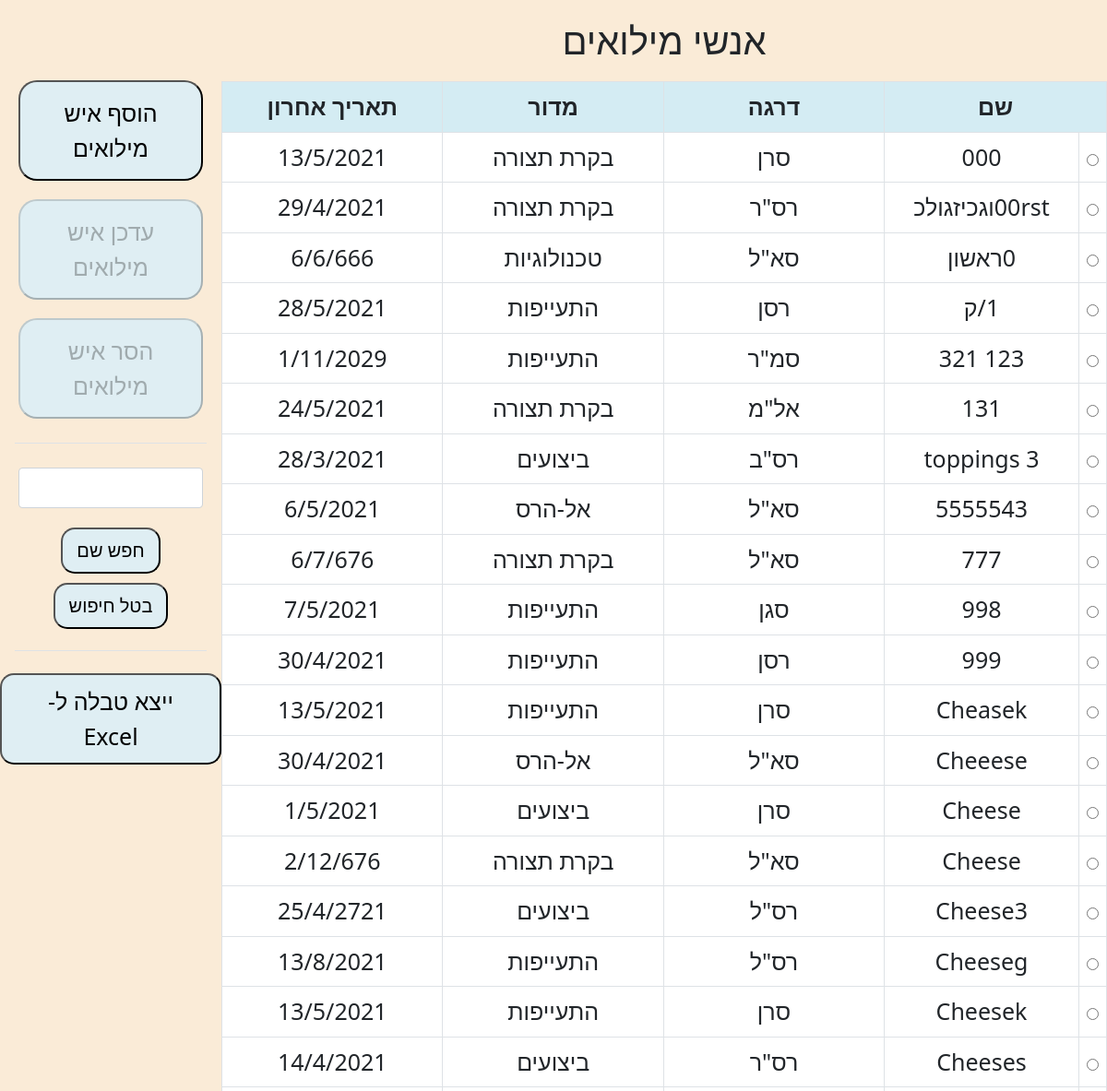
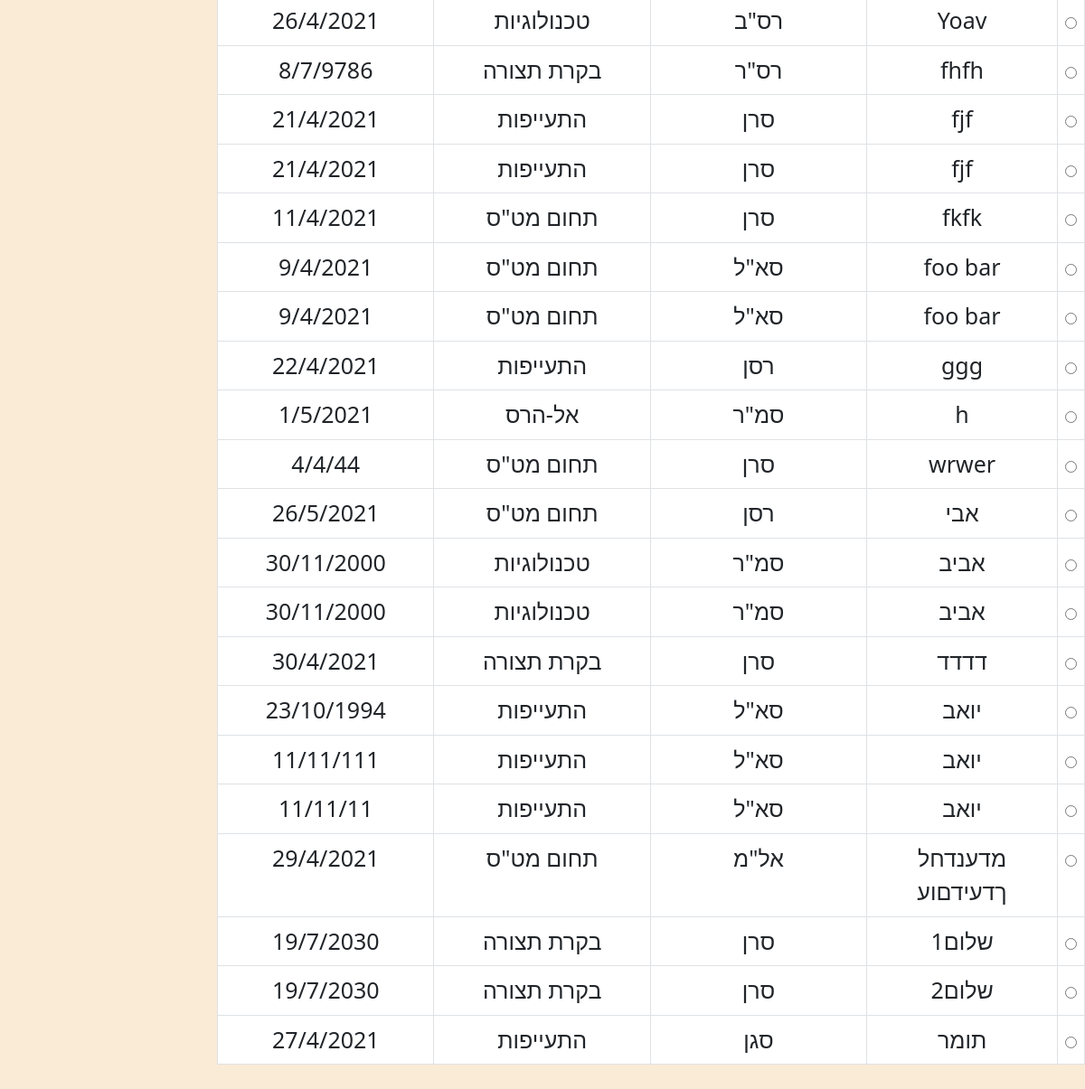
The page / on the database its author committed (2 pictures, top to bottom).
### mainapp/models.py (models this page shows, shortened)
class Person(models.Model):
    ranks = [
        (1, 'סגן'),
        (2, 'סרן'),
        (3, 'רסן'),
        (4, 'סא"ל'),
        (5, 'אל"מ'),
        (6, 'סמ"ר'),
        (7, 'רס"ל'),
        (8, 'רס"ר'),
        (9, 'רס"מ'),
        (10, 'רס"ב'),
        (11, 'רנ"ג')
    ]
    groups = [
        (1, 'ביצועים'),
        (2, 'בקרת תצורה'),
        (3, 'תחום מט"ס'),
        (4, 'התעייפות'),
        (5, 'אל-הרס'),
        (6, 'טכנולוגיות')
    ]
    name = models.CharField(max_length=50, verbose_name='שם')
    rank = models.IntegerField(choices=ranks, verbose_name='דרגה')
    group = models.IntegerField(choices=groups, verbose_name='מדור')
    last_here = models.DateField(blank=True, null=True, verbose_name='תאריך אחרון')

### mainapp/views.py (the view)
# urls.py: path('', views.home, name='home'),
def home(request):
    person_list = Person.objects.all().order_by('name', 'rank')
    return render(request, 'mainapp/home.html', {"person_list":person_list})

### mainapp/templates/mainapp/home.html (shortened to what this page needs)
{% load static %}
<!DOCTYPE html>
<html lang="he">
  <head>
    <link
      rel="stylesheet"
      type="text/css"
      href="{% static 'mainapp/bootstrap/css/bootstrap.min.css' %}"
    />
    <link
      rel="stylesheet"
      type="text/css"
      href="{% static 'mainapp/style.css' %}"
    />
  </head>
  <body>
    <div class="split button_side" dir="rtl">
      <button onclick="location.href='/add/'" id="addBtn" class="btnbig">
        הוסף איש מילואים
      </button>
      <button onclick="updatePerson()" id="updateBtn" class="btnbig" disabled>
        עדכן איש מילואים
      </button>
      <button onclick="deletePerson()" id="deleteBtn" class="btnbig" disabled>
        הסר איש מילואים
      </button>
      <div class="border-bottom m-3"></div>
      <div class="search_box">
        <input
          type="text"
          maxlength="10"
          class="form-control inputsmall mb-3"
          id="search"
          dir="rtl"
        />
        <button class="btnsmall" onclick="findWord()">חפש שם</button>
        <button class="btnsmall" onclick="location.href='/'">בטל חיפוש</button>
      </div>
      <div class="border-bottom mx-3 my-2"></div>
      <button class="btnmed mt-3" onclick="printButton()">
        ייצא טבלה ל-Excel
      </button>
    </div>
    <div class="split table_side">
      <h1>אנשי מילואים</h1>
      <div class="scrollbar" bottom="0">
        <table class="table table-bordered" style="font-size: 25px" dir="rtl">
          <thead>
            <tr class="row1">
              <th colspan="2">שם</th>
              <th>דרגה</th>
              <th>מדור</th>
              <th>תאריך אחרון</th>
            </tr>
          </thead>
          <tbody>
            {% for i in person_list %}
            <tr class="row2" onclick="changeRadio('{{i.id}}')">
              <td>
                <input
                  type="radio"
                  name="selectPersonnel"
                  id="{{i.id}}"
                  onchange="enableButtons()"
                />
              </td>
              <td name="name" id="{{i.name}}">{{ i.name }}</td>
              <td>{{ i.get_rank_display }}</td>
              <td>{{ i.get_group_display }}</td>
              <td>{{ i.last_here|date:"j/n/Y" }}</td>
            </tr>
            {% endfor %}
          </tbody>
        </table>
      </div>
    </div>
  </body>
</html>

### mainapp/static/mainapp/style.css (style rules this page uses)
h1 { margin: 20px; }
body { background-color: antiquewhite; text-align: center; }
.scrollbar { height: 90.2%; overflow-y: auto; }
.row1 { background-color: rgb(212, 236, 243); }
.row1 > * { text-align: center; width: 25%; }
.row2 { background-color: rgb(255, 255, 255); }
.btnbig { background-color: rgb(223, 238, 243); font-size: 25px; padding: 15px 40px; margin: 10px 20px; border-radius: 20px; }
.btnmed { background-color: rgb(223, 238, 243); font-size: 25px; padding: 10px 25px; border-radius: 15px; }
.btnsmall { background-color: rgb(223, 238, 243); font-size: 20px; padding: 8px 15px; border-radius: 15px; margin: 5px; }
.inputsmall { font-size: 20px; }
.search_box { padding: 10px 20px; }
.split { height: 100%; position: fixed; top: 0; overflow-x: hidden; overflow-y: hidden; }
.button_side { left: 0; width: 20%; margin-top: 77px; }
.table_side { right: 0; width: 80%; text-align: center; }

### rows shown on the page
Person: name "000", rank "סרן", group "בקרת תצורה", last_here "13/5/2021"
Person: name "00rstוגכיזגולכ", rank "רס\"ר", group "בקרת תצורה", last_here "29/4/2021"
Person: name "0ראשון", rank "סא\"ל", group "טכנולוגיות", last_here "6/6/666"
Person: name "1/ק", rank "רסן", group "התעייפות", last_here "28/5/2021"
Person: name "123 321", rank "סמ\"ר", group "התעייפות", last_here "1/11/2029"
Person: name "131", rank "אל\"מ", group "בקרת תצורה", last_here "24/5/2021"
Person: name "3 toppings", rank "רס\"ב", group "ביצועים", last_here "28/3/2021"
Person: name "5555543", rank "סא\"ל", group "אל-הרס", last_here "6/5/2021"
Person: name "777", rank "סא\"ל", group "בקרת תצורה", last_here "6/7/676"
Person: name "998", rank "סגן", group "התעייפות", last_here "7/5/2021"
Person: name "999", rank "רסן", group "התעייפות", last_here "30/4/2021"
Person: name "Cheasek", rank "סרן", group "התעייפות", last_here "13/5/2021"
Person: name "Cheeese", rank "סא\"ל", group "אל-הרס", last_here "30/4/2021"
Person: name "Cheese", rank "סרן", group "ביצועים", last_here "1/5/2021"
Person: name "Cheese", rank "סא\"ל", group "בקרת תצורה", last_here "2/12/676"
Person: name "Cheese3", rank "רס\"ל", group "ביצועים", last_here "25/4/2721"
Person: name "Cheeseg", rank "רס\"ל", group "התעייפות", last_here "13/8/2021"
Person: name "Cheesek", rank "סרן", group "התעייפות", last_here "13/5/2021"
Person: name "Cheeses", rank "רס\"ר", group "ביצועים", last_here "14/4/2021"
Person: name "Yoav", rank "רס\"ב", group "טכנולוגיות", last_here "26/4/2021"
Person: name "fhfh", rank "רס\"ר", group "בקרת תצורה", last_here "8/7/9786"
Person: name "fjf", rank "סרן", group "התעייפות", last_here "21/4/2021"
Person: name "fjf", rank "סרן", group "התעייפות", last_here "21/4/2021"
Person: name "fkfk", rank "סרן", group "תחום מט\"ס", last_here "11/4/2021"
Person: name "foo bar", rank "סא\"ל", group "תחום מט\"ס", last_here "9/4/2021"
Person: name "foo bar", rank "סא\"ל", group "תחום מט\"ס", last_here "9/4/2021"
Person: name "ggg", rank "רסן", group "התעייפות", last_here "22/4/2021"
Person: name "h", rank "סמ\"ר", group "אל-הרס", last_here "1/5/2021"
Person: name "wrwer", rank "סרן", group "תחום מט\"ס", last_here "4/4/44"
Person: name "אבי", rank "רסן", group "תחום מט\"ס", last_here "26/5/2021"
Person: name "אביב", rank "סמ\"ר", group "טכנולוגיות", last_here "30/11/2000"
Person: name "אביב", rank "סמ\"ר", group "טכנולוגיות", last_here "30/11/2000"
Person: name "דדדד", rank "סרן", group "בקרת תצורה", last_here "30/4/2021"
Person: name "יואב", rank "סא\"ל", group "התעייפות", last_here "23/10/1994"
Person: name "יואב", rank "סא\"ל", group "התעייפות", last_here "11/11/111"
Person: name "יואב", rank "סא\"ל", group "התעייפות", last_here "11/11/11"
Person: name "מדענדחל ךדעידםוע", rank "אל\"מ", group "תחום מט\"ס", last_here "29/4/2021"
Person: name "שלום1", rank "סרן", group "בקרת תצורה", last_here "19/7/2030"
Person: name "שלום2", rank "סרן", group "בקרת תצורה", last_here "19/7/2030"
Person: name "תומר", rank "סגן", group "התעייפות", last_here "27/4/2021"
